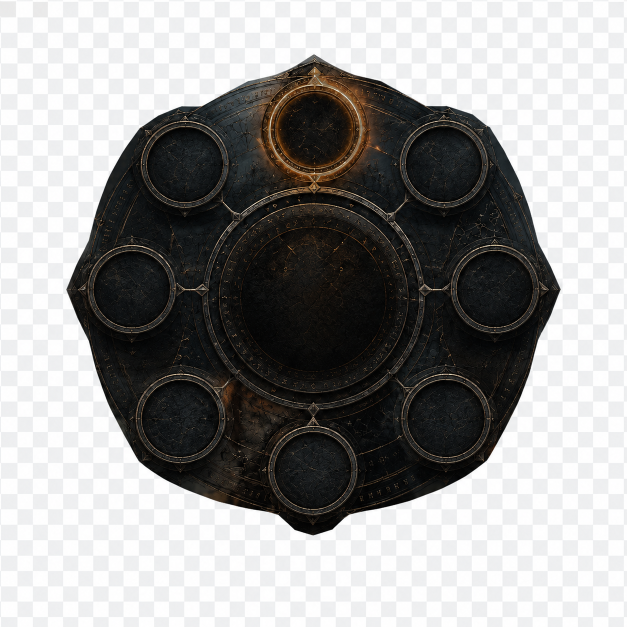
#> input picture pc_ds4_server/visual_prototypes/reference_fidelity_spikes/dark-fantasy-radial8-v2-dynamic/source/imagegen-clean-donor.png, 1254 x 1254 px (shown at 1/2 size)
$ python -i build_spike_assets.py   (imports and definitions only)
#> lines starting #> are read from the running program, lines starting #| are printed output that depends on the picture; after the words box and inside, x2 and y2 are one past the last pixel; in counts of white or black regions, pixels touching at a corner belong together
#> further down, picture is the input picture: PIL image 1254x1254 RGB; mean R, G, B 152.4, 151.8, 151
#!/usr/bin/env python3
"""Build Dark Fantasy Spike 02 from tracked Spike 01 artwork.

The imagegen cleanup is used only as a texture donor inside fixed semantic
cleanup masks.  The silhouette, alpha, non-semantic pixels, and selected-state
lighting deltas all come from the tracked Spike 01 state artwork.
"""

from __future__ import annotations

import hashlib
import json
import shutil
from pathlib import Path

import numpy as np
from PIL import Image, ImageDraw, ImageFilter, ImageFont


SPIKE = Path(__file__).resolve().parent
SPIKE01 = SPIKE.parent / "dark-fantasy-radial8-v1"
DONOR = SPIKE / "source" / "imagegen-clean-donor.png"
STATES = SPIKE / "states"
PACKAGE = SPIKE / "package"
PACKAGE_STATES = PACKAGE / "states"
MASKS = SPIKE / "masks"
WORKING = SPIKE / "working"
REVIEW = SPIKE / "review"

STATE_NAMES = ["idle", *[f"selected-{slot}" for slot in range(1, 9)]]
CANVAS = (1254, 1254)

# Measured directly against the tracked 1254x1254 artwork.  Bounds are kept
# per-slot because the forged bezels and available tangential label surfaces
# are not identical.
GEOMETRY: dict[str, object] = {
    "slots": {
        "1": {
            "direction": "top",
            "center": [628, 268],
            "glyph": [570, 207, 116, 116],
            "label": [548, 320, 160, 82],
            "labelRotation": 0,
            "horizontalAlignment": "center",
            "verticalAlignment": "center",
        },
        "2": {
            "direction": "upper-right",
            "center": [886, 334],
            "glyph": [833, 282, 106, 106],
            "label": [776, 360, 220, 130],
            "labelRotation": 36,
            "horizontalAlignment": "center",
            "verticalAlignment": "center",
        },
        "3": {
            "direction": "right",
            "center": [998, 580],
            "glyph": [945, 527, 106, 106],
            "label": [900, 500, 92, 160],
            "labelRotation": 82,
            "horizontalAlignment": "center",
            "verticalAlignment": "center",
        },
        "4": {
            "direction": "lower-right",
            "center": [888, 837],
            "glyph": [835, 784, 106, 106],
            "label": [788, 836, 196, 116],
            "labelRotation": -36,
            "horizontalAlignment": "center",
            "verticalAlignment": "center",
        },
        "5": {
            "direction": "bottom",
            "center": [628, 937],
            "glyph": [575, 884, 106, 106],
            "label": [548, 970, 160, 76],
            "labelRotation": 0,
            "horizontalAlignment": "center",
            "verticalAlignment": "center",
        },
        "6": {
            "direction": "lower-left",
            "center": [368, 837],
            "glyph": [315, 784, 106, 106],
            "label": [272, 836, 196, 116],
            "labelRotation": 36,
            "horizontalAlignment": "center",
            "verticalAlignment": "center",
        },
        "7": {
            "direction": "left",
            "center": [258, 580],
            "glyph": [205, 527, 106, 106],
            "label": [264, 500, 92, 160],
            "labelRotation": -82,
            "horizontalAlignment": "center",
            "verticalAlignment": "center",
        },
        "8": {
            "direction": "upper-left",
            "center": [370, 334],
            "glyph": [317, 282, 106, 106],
            "label": [260, 360, 220, 130],
            "labelRotation": -36,
            "horizontalAlignment": "center",
            "verticalAlignment": "center",
        },
    },
    "central": {
        "glyph": [508, 380, 240, 195],
        "label": [405, 500, 446, 150],
        "horizontalAlignment": "center",
        "verticalAlignment": "center",
    },
}


def sha256(path: Path) -> str:
    return hashlib.sha256(path.read_bytes()).hexdigest().upper()


def ensure_dirs() -> None:
    for directory in (STATES, PACKAGE_STATES, MASKS, WORKING, REVIEW):
        directory.mkdir(parents=True, exist_ok=True)


# [255 lines left out: functions rounded_rect_mask, ellipse_mask, build_cleanup_masks, canonical_rgba, blur_signed_delta, build_states and 3 more, not called in this run]


def checkerboard(size: tuple[int, int], cell: int = 24) -> Image.Image:
    yy, xx = np.mgrid[0:size[1], 0:size[0]]
    cells = ((xx // cell + yy // cell) & 1)[..., None]
    rgb = np.where(cells == 0, 220, 168).astype(np.uint8)
    return Image.fromarray(np.repeat(rgb, 3, axis=2), mode="RGB")


def on_background(image: Image.Image, background: tuple[int, int, int] | None = None) -> Image.Image:
    base = checkerboard(image.size) if background is None else Image.new("RGB", image.size, background)
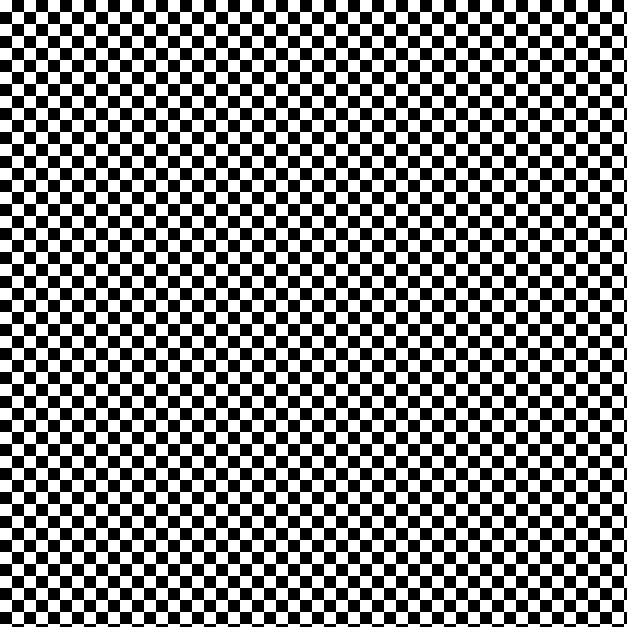
#> base: PIL image 1254x1254 RGB (shown at 1/2 size); values 168 (black) and 220 (white), 50% white; 1 black region, box (x1, y1, x2, y2) and area: (0, 0, 1254, 1254) 786240
    base = base.convert("RGBA")
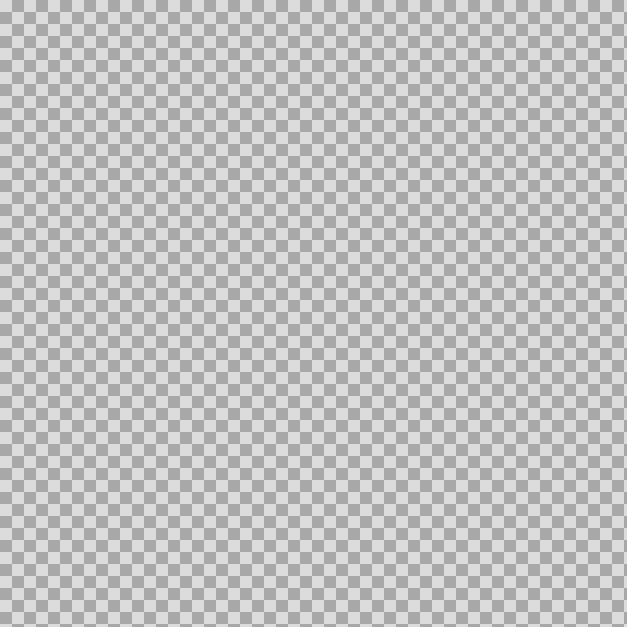
#> base: PIL image 1254x1254 RGBA (shown at 1/2 size); mean R, G, B, A 194, 194, 194, 255
    base.alpha_composite(image.convert("RGBA"))
    return base.convert("RGB")


# [4 lines left out: function thumbnail, not called in this run]


def draw_rect(draw: ImageDraw.ImageDraw, bounds: list[int], color: tuple[int, int, int, int], width: int = 4) -> None:
    x, y, w, h = bounds
    draw.rectangle((x, y, x + w, y + h), outline=color, width=width)


# [88 lines left out: functions build_reviews, main, not called in this run]


# [2 lines not run here, left out]

>>> from PIL import Image
>>> picture = Image.open('source/imagegen-clean-donor.png')
>>> result = on_background(picture)
